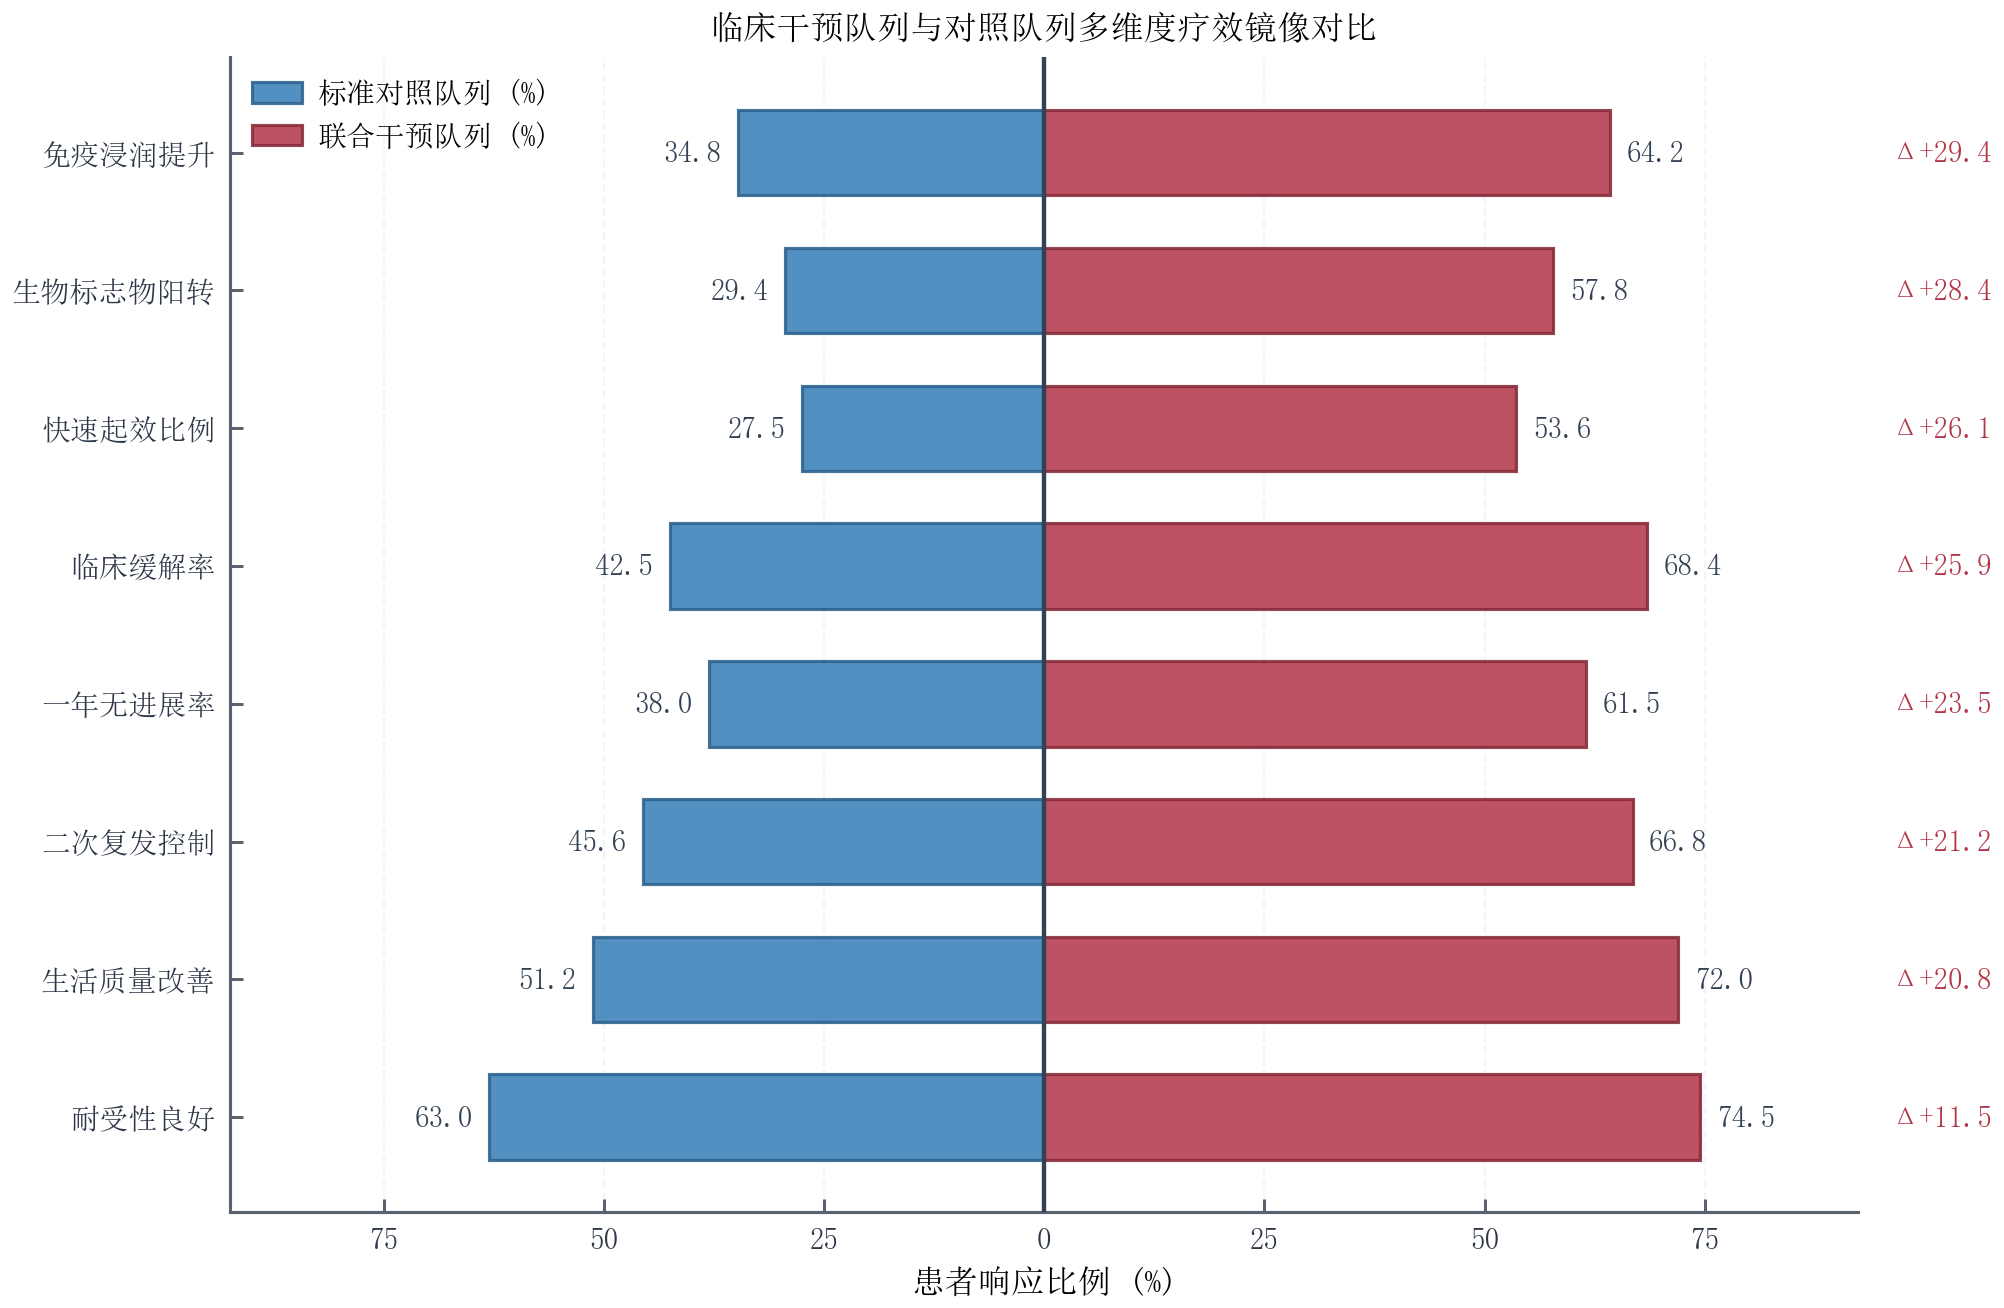

This chart was generated by the following Python code:
"""
57_back_to_back_bar.py — 双向背靠背对比条形图（Back-to-Back / Mirror Bar）

展示 SciPlot v1.16.0 新增的 `plot_back_to_back_bar()`（别名 `mirror_bar`）：
以正值绝对刻度对称展示实验组与对照组的指标占比，并自动标注净差值 Δ。
"""

import sciplot as sp

sp.setup_style("nature", "blue-sky", lang="zh")

dimensions = [
    "临床缓解率",
    "一年无进展率",
    "生物标志物阳转",
    "生活质量改善",
    "免疫浸润提升",
    "耐受性良好",
    "快速起效比例",
    "二次复发控制",
]

control_pct = [42.5, 38.0, 29.4, 51.2, 34.8, 63.0, 27.5, 45.6]
treat_pct = [68.4, 61.5, 57.8, 72.0, 64.2, 74.5, 53.6, 66.8]

fig, _ = sp.plot_back_to_back_bar(
    dimensions,
    control_pct,
    treat_pct,
    left_label="标准对照队列 (%)",
    right_label="联合干预队列 (%)",
    xlabel="患者响应比例 (%)",
    title="临床干预队列与对照队列多维度疗效镜像对比",
    show_values=True,
    show_diff=True,
    fmt=".1f",
    sort_by="diff",
)
sp.save(fig, "showcase/57_back_to_back_bar", formats=("png",), dpi=300)
